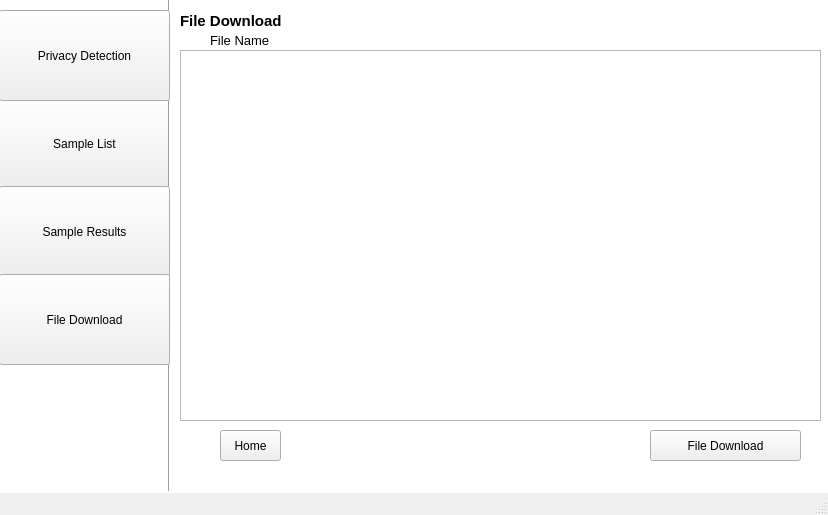
<?xml version="1.0" encoding="UTF-8"?>
<ui version="4.0">
 <class>MainWindow</class>
 <widget class="QMainWindow" name="MainWindow">
  <property name="geometry">
   <rect>
    <x>0</x>
    <y>0</y>
    <width>828</width>
    <height>515</height>
   </rect>
  </property>
  <property name="windowTitle">
   <string>MainWindow</string>
  </property>
  <widget class="QWidget" name="centralwidget">
   <widget class="QLabel" name="label">
    <property name="geometry">
     <rect>
      <x>-20</x>
      <y>-50</y>
      <width>851</width>
      <height>621</height>
     </rect>
    </property>
    <property name="font">
     <font>
      <pointsize>9</pointsize>
      <bold>false</bold>
     </font>
    </property>
    <property name="styleSheet">
     <string notr="true">background-color:white;</string>
    </property>
    <property name="text">
     <string/>
    </property>
   </widget>
   <widget class="QPushButton" name="pushButton">
    <property name="geometry">
     <rect>
      <x>-1</x>
      <y>98</y>
      <width>171</width>
      <height>91</height>
     </rect>
    </property>
    <property name="text">
     <string>Sample List</string>
    </property>
   </widget>
   <widget class="Line" name="line">
    <property name="geometry">
     <rect>
      <x>161</x>
      <y>-30</y>
      <width>16</width>
      <height>521</height>
     </rect>
    </property>
    <property name="styleSheet">
     <string notr="true">color:black;</string>
    </property>
    <property name="orientation">
     <enum>Qt::Vertical</enum>
    </property>
   </widget>
   <widget class="QLabel" name="label_2">
    <property name="geometry">
     <rect>
      <x>180</x>
      <y>10</y>
      <width>161</width>
      <height>21</height>
     </rect>
    </property>
    <property name="font">
     <font>
      <pointsize>11</pointsize>
      <bold>true</bold>
     </font>
    </property>
    <property name="text">
     <string>File Download</string>
    </property>
   </widget>
   <widget class="QPushButton" name="pushButton_3">
    <property name="geometry">
     <rect>
      <x>220</x>
      <y>430</y>
      <width>61</width>
      <height>31</height>
     </rect>
    </property>
    <property name="text">
     <string>Home</string>
    </property>
   </widget>
   <widget class="QPushButton" name="pushButton_4">
    <property name="geometry">
     <rect>
      <x>650</x>
      <y>430</y>
      <width>151</width>
      <height>31</height>
     </rect>
    </property>
    <property name="text">
     <string>File Download</string>
    </property>
   </widget>
   <widget class="QLabel" name="label_3">
    <property name="geometry">
     <rect>
      <x>210</x>
      <y>30</y>
      <width>71</width>
      <height>21</height>
     </rect>
    </property>
    <property name="font">
     <font>
      <pointsize>10</pointsize>
      <bold>false</bold>
     </font>
    </property>
    <property name="text">
     <string>File Name</string>
    </property>
   </widget>
   <widget class="QListView" name="listView">
    <property name="geometry">
     <rect>
      <x>180</x>
      <y>50</y>
      <width>641</width>
      <height>371</height>
     </rect>
    </property>
   </widget>
   <widget class="QPushButton" name="pushButton_6">
    <property name="geometry">
     <rect>
      <x>-1</x>
      <y>186</y>
      <width>171</width>
      <height>91</height>
     </rect>
    </property>
    <property name="text">
     <string>Sample Results</string>
    </property>
   </widget>
   <widget class="QPushButton" name="pushButton_8">
    <property name="geometry">
     <rect>
      <x>-1</x>
      <y>10</y>
      <width>171</width>
      <height>91</height>
     </rect>
    </property>
    <property name="text">
     <string>Privacy Detection</string>
    </property>
   </widget>
   <widget class="QPushButton" name="pushButton_7">
    <property name="geometry">
     <rect>
      <x>-1</x>
      <y>274</y>
      <width>171</width>
      <height>91</height>
     </rect>
    </property>
    <property name="text">
     <string>File Download</string>
    </property>
   </widget>
   <widget class="QLabel" name="label_6">
    <property name="geometry">
     <rect>
      <x>530</x>
      <y>60</y>
      <width>281</width>
      <height>351</height>
     </rect>
    </property>
    <property name="text">
     <string/>
    </property>
   </widget>
  </widget>
  <widget class="QMenuBar" name="menubar">
   <property name="geometry">
    <rect>
     <x>0</x>
     <y>0</y>
     <width>828</width>
     <height>22</height>
    </rect>
   </property>
  </widget>
  <widget class="QStatusBar" name="statusbar"/>
 </widget>
 <resources/>
 <connections/>
</ui>
